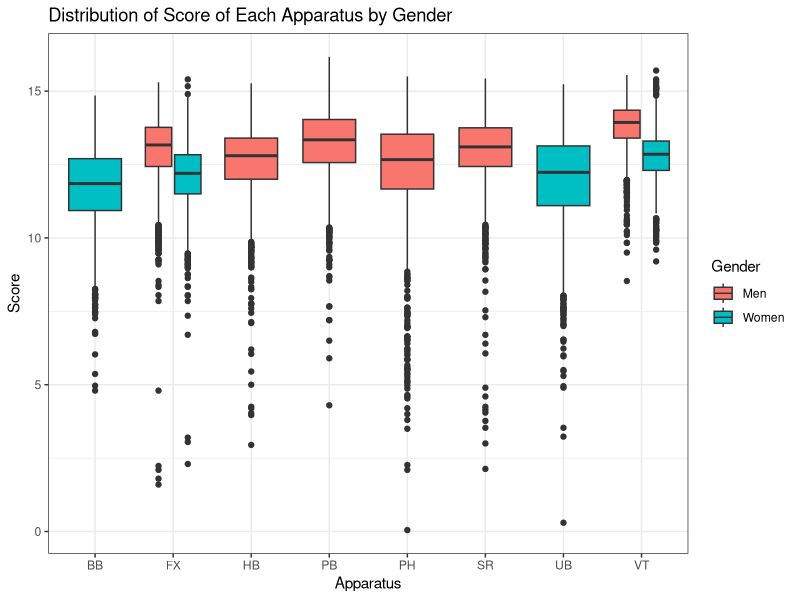
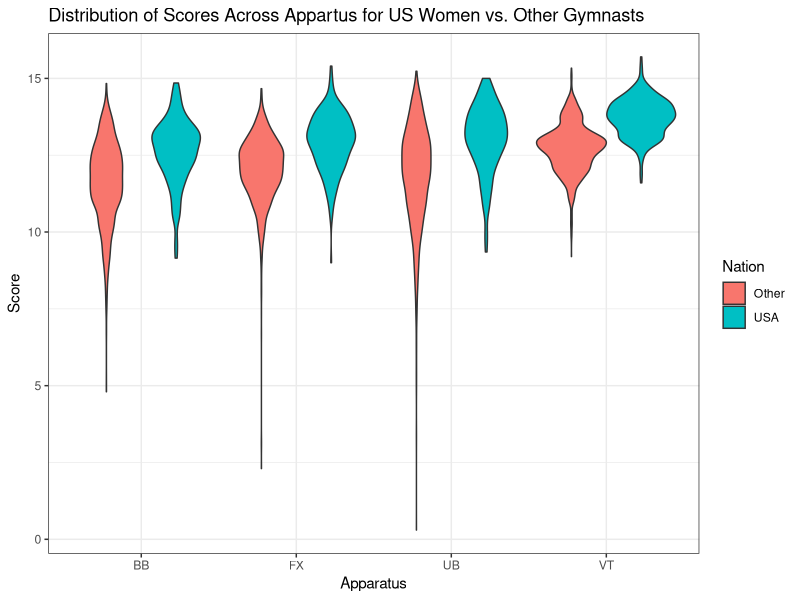
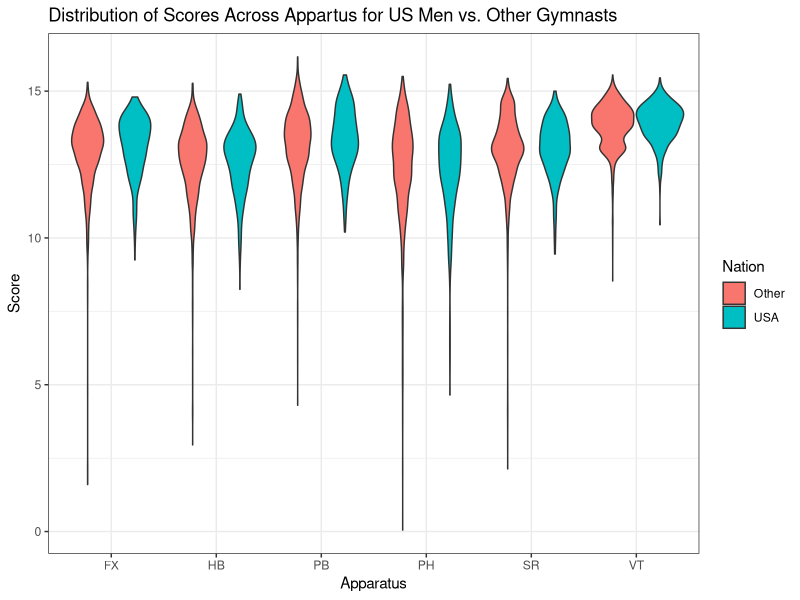
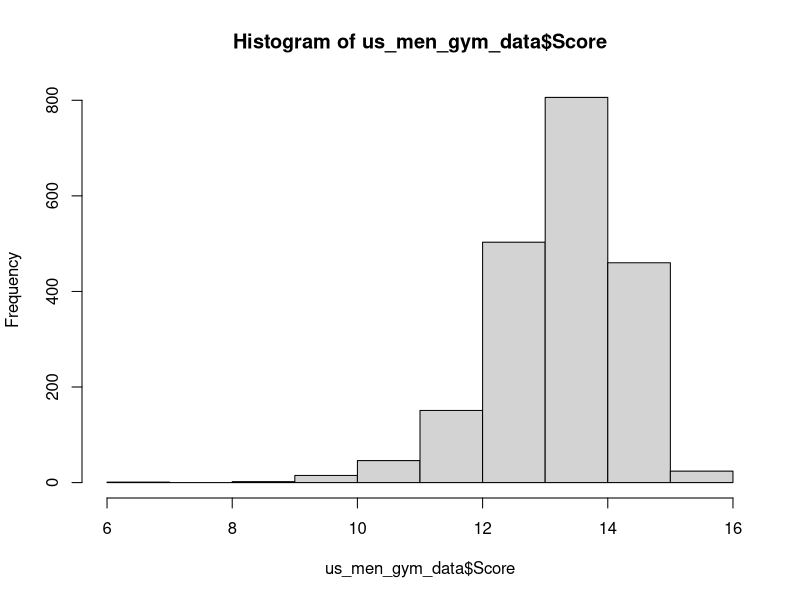
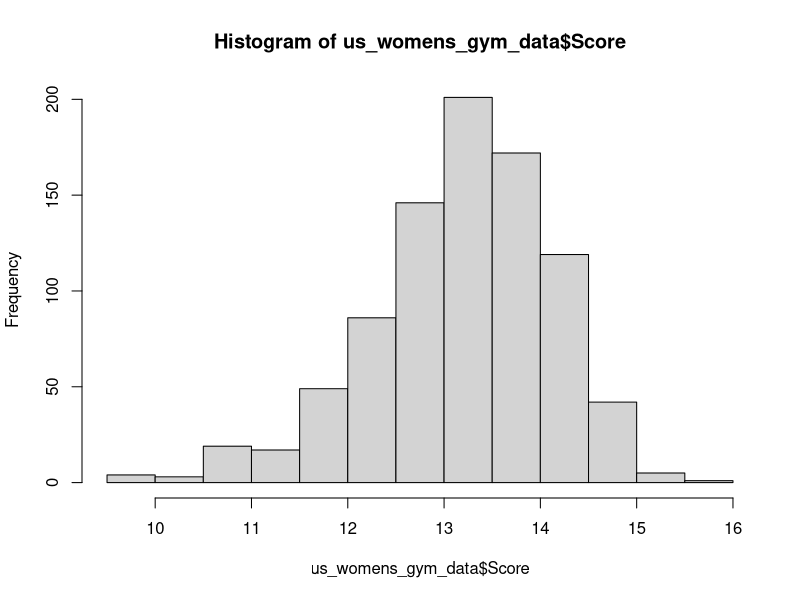

These charts were generated, in order, by the following R code: (Note: this script raises an error after producing the figures.)
## ---- chunk 1
knitr::opts_chunk$set(echo = TRUE)
library(ggplot2)
library(dplyr)
library(MASS)
library(purrr)
library(tidyr)
## ---- chunk 2
gym_data = read.csv("cleanedfinalgymnastdata.csv")
head(gym_data)
## ---- chunk 3
#Cleaning hb issue
gym_data$Apparatus[gym_data$Apparatus == "hb"] <- "HB"
## ---- chunk 4
#Gymnasts vault two times, which is in the data as VT1 and VT2 (or if just once VT)
#Renaming these to all just be VT, because they're all data on vaults
gym_data$Apparatus[gym_data$Apparatus == "VT1"] <- "VT"
gym_data$Apparatus[gym_data$Apparatus == "VT2"] <- "VT"

#Making a US Binary variable
gym_data <- gym_data %>%
  mutate(Nation = case_when(Country == "USA" ~ "USA",
                              Country != "USA" ~ "Other"))
## ---- chunk 5
#Looking at distribution of score across different events
p <- ggplot(data = gym_data, mapping = aes(x = Apparatus, y = Score, fill = Gender)) + 
  geom_boxplot() + theme_bw() + labs(title = "Distribution of Score of Each Apparatus by Gender") 

p + scale_fill_discrete(name = "Gender", labels = c("Men", "Women"))

#Initial issue is that some rows have a lower score hb that is making it seem like there are two categories of high bar
## ---- chunk 6
women_gym_data <- gym_data %>%
  filter(Gender == "w")

men_gym_data <- gym_data %>%
  filter(Gender == "m")
## ---- chunk 7
library(dplyr)
ggplot(data = women_gym_data, mapping = aes(x = Apparatus, y = Score, fill = Nation)) + 
  geom_violin() + theme_bw() + labs(title = "Distribution of Scores Across Appartus for US Women vs. Other Gymnasts") 

ggplot(data = men_gym_data, mapping = aes(x = Apparatus, y = Score, fill = Nation)) + 
  geom_violin() + theme_bw() + labs(title = "Distribution of Scores Across Appartus for US Men vs. Other Gymnasts") 
## ---- chunk 8
men_gym_data <- men_gym_data %>%
  mutate(name = paste(FirstName, LastName)) 

men_gym_data %>% filter(Country == "USA") %>% group_by(name) %>% count()

women_gym_data <- women_gym_data %>%
  mutate(name = paste(FirstName, LastName)) 

women_gym_data %>% filter(Country == "USA") %>% group_by(name) %>% count()
## ---- chunk 9
us_men_gym_data <- men_gym_data %>% filter(Country == "USA")
us_womens_gym_data <- women_gym_data %>% filter(Country == "USA")
## ---- chunk 10
#Get rid of all gymnasts that did not compete in 2023
library(stringr)
us_womens_gym_data$Year <- str_sub(us_womens_gym_data$Date, -4)
us_men_gym_data$Year <- str_sub(us_men_gym_data$Date, -4)

length(unique(us_men_gym_data$name))
length(unique(us_womens_gym_data$name))

us_womens_gym_data <- us_womens_gym_data %>%
  group_by(name) %>%
  filter(max(Year) == 2023)

us_men_gym_data <- us_men_gym_data %>%
  group_by(name) %>%
  filter(max(Year) == 2023)

length(unique(us_men_gym_data$name))
length(unique(us_womens_gym_data$name))
## ---- chunk 11

length(unique(us_men_gym_data$name))
length(unique(us_womens_gym_data$name))
w_avs <- us_womens_gym_data %>%
  group_by(name) %>%
  summarise(mean(Score))
names(w_avs) <- c("name", "avgScore")

quantile(w_avs$avgScore)

m_avs <- us_men_gym_data %>%
  group_by(name) %>%
  summarise(mean(Score))
names(m_avs) <- c("name", "avgScore")

quantile(m_avs$avgScore)

us_womens_gym_data <- us_womens_gym_data %>%
  group_by(name) %>%
  filter(mean(Score) > 12.15156)
us_men_gym_data <- us_men_gym_data %>%
  group_by(name) %>%
  filter(mean(Score) > 12.15000)

length(unique(us_men_gym_data$name))
length(unique(us_womens_gym_data$name))
## ---- chunk 12
hist(us_men_gym_data$Score)
hist(us_womens_gym_data$Score)
## ---- chunk 13
set.seed(1212)

problematic_groups <- cleaned_gym_data %>%
  filter(FirstName == "" | LastName == "" | FirstName == ".")%>%
  distinct()

# Filter out problematic groups from the original data
uniques <- cleaned_gym_data %>%
  anti_join(problematic_groups, by = c("FirstName", "LastName"))%>%
  filter(!is.na(Score))
usa <- subset(uniques, Country == "USA")
usa_men <- subset(usa, Gender == "m")
usa_women <- subset(usa, Gender == "w")

mu <- list()
sd <- list()
name_store <- list()
for(i in 1:nrow(usa_men)){
  first_name <- usa_men$FirstName[i]
  last_name <- usa_men$LastName[i]
  name_store[[i]] <- paste(first_name, last_name, i , sep = "-")
  sub <- usa_men %>%
    subset(LastName == last_name)%>%
    subset(FirstName == first_name)
  sub_na <- na.omit(sub$Score)
  fits <- fitdistr(sub$Score, "normal")
  mu[[i]] <- as.numeric(fits$estimate[1])
  sd[[i]] <- as.numeric(fits$estimate[2])
}

men_tib <- tibble(Names = name_store, Mu = mu, SD = sd)
men_tib$Names <- sub("^(.*?-.*?)-.*", "\\1", men_tib$Names)

men_usa <- men_tib %>%
  distinct(Names, Mu, SD)

mu_2 <- list()
sd_2 <- list()
name_store_2 <- list()
for(i in 1:nrow(usa_women)){
  first_name <- usa_women$FirstName[i]
  last_name <- usa_women$LastName[i]
  name_store_2[[i]] <- paste(first_name, last_name, i , sep = "-")
  sub <- usa_women %>%
    subset(LastName == last_name)%>%
    subset(FirstName == first_name)
  sub_na <- na.omit(sub$Score)
  fits <- fitdistr(sub$Score, "normal")
  mu_2[[i]] <- as.numeric(fits$estimate[1])
  sd_2[[i]] <- as.numeric(fits$estimate[2])
}

women_tib <- tibble(Names = name_store_2, Mu = mu_2, SD = sd_2)
women_tib$Names <- sub("^(.*?-.*?)-.*", "\\1", women_tib$Names)

women_usa <- women_tib %>%
  distinct(Names, Mu, SD)
## ---- chunk 14
n <- 100
gymnasts <- 6
top_combos <- 10
usa_unique_final <- na.omit(men_usa)
  
#simulate_composite_score <- function(selected_gymnasts) {
#  simulated_scores <- lapply(selected_gymnasts$Mu, function(mu) rnorm(length(mu), mean = mu, sd = #sd))
#  composite_score <- rowSums(do.call(cbind, simulated_scores))
#  return(sum(composite_score))
#}

simulate_composite_score <- function(selected_gymnasts) {
  simulated_scores <- list()
  composite_score <- 0
  for (i in 1: nrow(selected_gymnasts)) {
    if(!is.na(selected_gymnasts$SD[i])){
      dev <- as.numeric(selected_gymnasts$SD[i])
    } else{
      dev = 0
    }
    mu <- as.numeric(selected_gymnasts$Mu[i])
    if (!is.na(dev) && abs(dev) < 1e-10) {
      simulated_scores[[i]] <- mu
    } else {
      simulated_scores[[i]] <- rnorm(1, mean = mu, sd = dev)
    }
    composite_score <- composite_score + as.numeric(simulated_scores[[i]])
#    cat("Iteration:", i, "mu:", mu, "dev:", dev, "Simulated Score:", simulated_scores[[i]], "Composite Score:", composite_score, "\n")
  }  
#  print(composite_score)
  return(composite_score)
}

results <- replicate(n, {
  sampled_gymnasts <- usa_unique_final[sample(nrow(usa_unique_final), gymnasts, replace = FALSE),]
  composite_score <- simulate_composite_score(sampled_gymnasts)
  results_entry <- c(Gymnasts = paste(sampled_gymnasts$Names, collapse = ", "), Composite_Score = composite_score)
  results_entry
})
results_tibble <- as_tibble(t(results))

top_combinations_df <- results_tibble %>%
  arrange(desc(Composite_Score)) %>%
  slice_head(n = 10)

print(top_combinations_df)
## ---- chunk 15
n <- 25000
gymnasts <- 6
top_combos <- 10
usa_unique_final <- na.omit(women_usa)

#simulate_composite_score <- function(selected_gymnasts) {
#  simulated_scores <- lapply(selected_gymnasts$Mu, function(mu) rnorm(length(mu), mean = mu, sd = #sd))
#  composite_score <- rowSums(do.call(cbind, simulated_scores))
#  return(sum(composite_score))
#}

simulate_composite_score <- function(selected_gymnasts) {
  simulated_scores <- list()
  composite_score <- 0
  for (i in 1: nrow(selected_gymnasts)) {
    if(!is.na(selected_gymnasts$SD[i])){
      dev <- as.numeric(selected_gymnasts$SD[i])
    } else{
      dev = 0
    }
    mu <- as.numeric(selected_gymnasts$Mu[i])
    if (!is.na(dev) && abs(dev) < 1e-10) {
      simulated_scores[[i]] <- mu
    } else {
      simulated_scores[[i]] <- rnorm(1, mean = mu, sd = dev)
    }
    composite_score <- composite_score + as.numeric(simulated_scores[[i]])
#    cat("Iteration:", i, "mu:", mu, "dev:", dev, "Simulated Score:", simulated_scores[[i]], "Composite Score:", composite_score, "\n")
  }  
#  print(composite_score)
  return(composite_score)
}

results <- replicate(n, {
  sampled_gymnasts <- usa_unique_final[sample(nrow(usa_unique_final), gymnasts, replace = FALSE),]
  composite_score <- simulate_composite_score(sampled_gymnasts)
  results_entry <- c(Gymnasts = paste(sampled_gymnasts$Names, collapse = ", "), Composite_Score = composite_score)
  results_entry
})
results_tibble <- as_tibble(t(results))

top_combinations_df <- results_tibble %>%
  arrange(desc(Composite_Score)) %>%
  slice_head(n = 10)

print(top_combinations_df)
